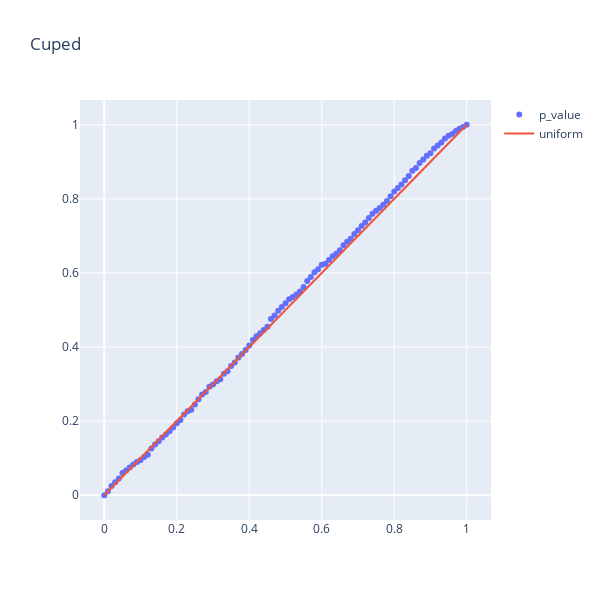

Notebook cell for this chart:
### Code cell
get_qq_plot(p_values_cuped, title='Cuped')
